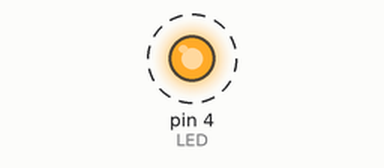
A sketch run on a simulated Arduino Uno, built with avr-gcc and run on an emulated ATmega328P. On the bench: output pins drawn as LEDs (lit = HIGH). Dashed ring = blinking.

Above: at 0.5 s.
Timing chart, 0 to 4.6 s (numbered marks = the images above):
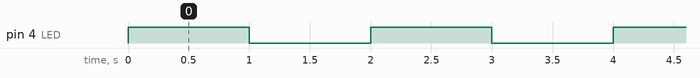

Measured:
- by itself, pin 4 (LED): alternates HIGH for 1.0 s and LOW for 1.0 s

The sketch:

blink.ino
```cpp
int LED = 4;

int delayTime = 1000;

void setup() {
  pinMode(LED, OUTPUT);
}

void loop() {
  digitalWrite(LED, HIGH);
  delay(delayTime);
  digitalWrite(LED, LOW);
  delay(delayTime);
}
```
